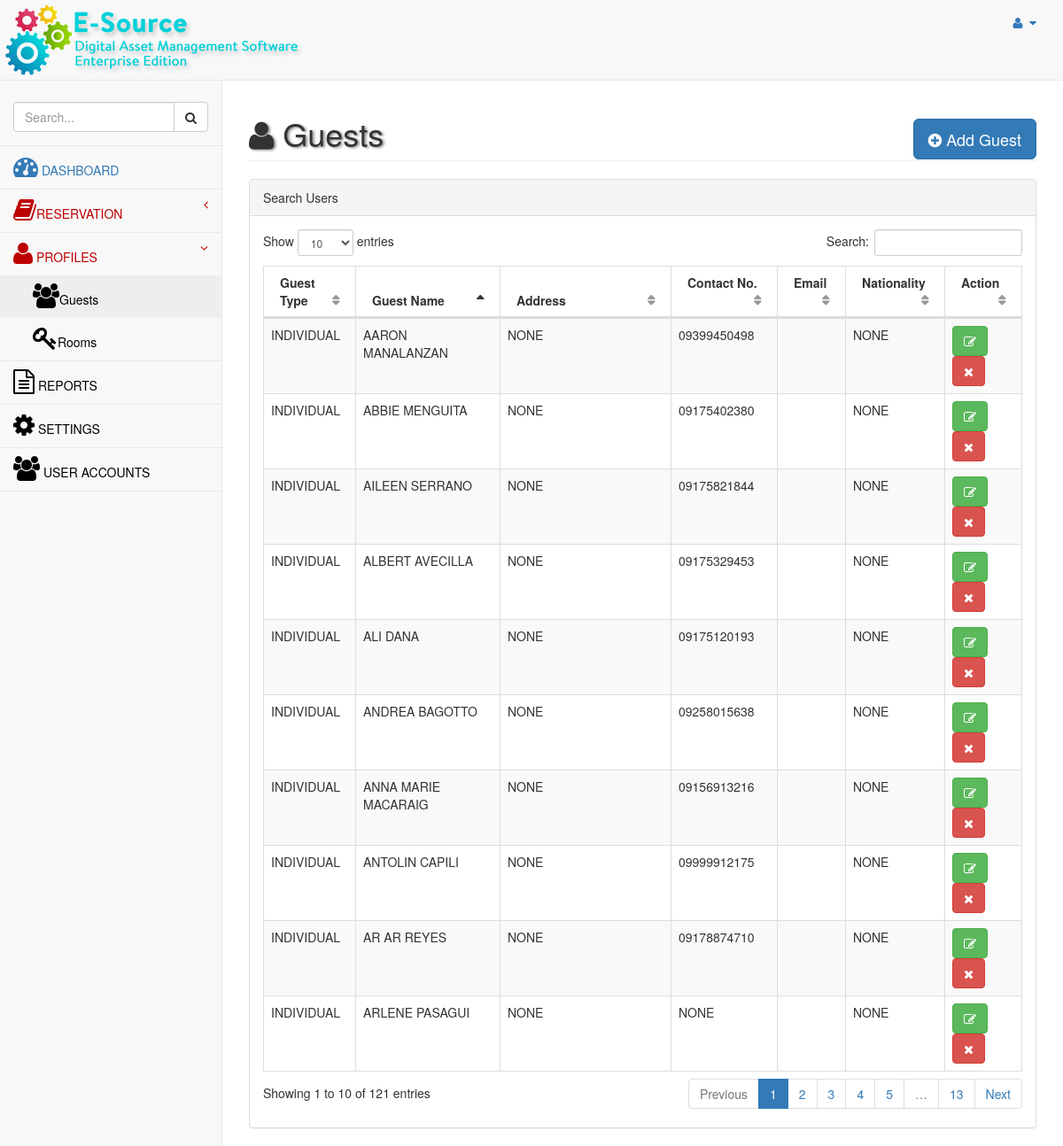
/admin/guests.php, run on the app's committed database.
### tables this page shows
CREATE TABLE `guest` (
  `guestID` int(11) NOT NULL AUTO_INCREMENT,
  `guestType` varchar(15) DEFAULT 'INDIVIDUAL',
  `guestName` varchar(100) DEFAULT NULL,
  `address` varchar(100) DEFAULT NULL,
  `contactNo` varchar(35) DEFAULT 'NONE',
  `eMail` varchar(50) DEFAULT 'NONE',
  `fb` varchar(50) DEFAULT 'NONE',
  `nationality` varchar(300) DEFAULT 'NONE',
  PRIMARY KEY (`guestID`)
);

### admin/include/functions.php (called while the page is built, shortened)
<?php
function selectListSQL($q){
	$conn = dbConnect();
	$stmt = $conn->prepare($q);
	$stmt->execute();
	$rows = $stmt->fetchAll();
	return $rows;
}
?>

### admin/guests.php (the view, shortened to what this page needs)
<?php
include('header.php');
?>
<div id="page-wrapper">
            <div class="row">
                <div class="col-lg-12">
                    <h1 class="page-header"><i class="fa fa-user fa-1x"></i> Guests
						<div class="pull-right">
								<button id="adduserbutton" class="btn btn-primary btn-lg" data-toggle="modal" data-target="#addUser">
									<i class="fa fa-plus-circle"></i> Add Guest
								</button>
                            </div></h1>
                </div>
            </div>
            <div class="row">
								<div class="col-lg-12">
								<div class="panel panel-default">
											<div class="panel-heading">
											   Search Users
											</div>
								<div class="panel-body">
												<div class="dataTable_wrapper">
													<table class="table table-striped table-bordered table-hover" id="dataTables-guest">
														<thead>
															<tr>
																<th>Guest Type</th>
																<th>Guest Name</th>
																<th>Address</th>
																<th>Contact No.</th>
																<th>Email</th>
																<th>Nationality</th>
																<th>Action</th>
															</tr>
														</thead>
					<?php
						include_once("include/functions.php");
						$userlist = selectListSQL("SELECT * FROM guest");
						foreach ($userlist as $rows => $link) {
							$uid = $link['userID'];
							$guesttype = $link['guestType'];
							$guestname = $link['guestName'];
							$address = $link['address'];
							$contactNo = $link['contactNo'];
							$email = $link['email'];
							$nationality = $link['nationality'];
							echo "<tr class='odd gradeX'>";
							echo "<td>$guesttype</td>";
							echo "<td>$guestname</td>";
							echo "<td>$address</td>";
							echo "<td>$contactNo</td>";
							echo "<td>$email</td>";
							echo "<td>$nationality</td>";
							echo "<td class='center'>
								<button class='btn btn-success' onClick='editemployee($uid)'  data-toggle='modal' data-target='#editUser'><i class='fa fa-edit'></i></button>
								<button class='btn btn-danger notification' id='notification' onClick='deleteuser($uid)'><i class='fa fa-times'></i></button>
							</td>";
							echo "</tr>";
						}
						?>
													</table>
												</div>
											</div>
											</div>
											</div>
											</div>
        </div>
    </div>
<?php
include('footer.php');
?>

### data on the page
guest: guestType "INDIVIDUAL", guestName "ALI DANA", address "NONE", contactNo "09175120193", nationality "NONE"
guest: guestType "INDIVIDUAL", guestName "AR AR REYES", address "NONE", contactNo "09178874710", nationality "NONE"
guest: guestType "INDIVIDUAL", guestName "ANNA MARIE MACARAIG", address "NONE", contactNo "09156913216", nationality "NONE"
guest: guestType "INDIVIDUAL", guestName "ALBERT AVECILLA", address "NONE", contactNo "09175329453", nationality "NONE"
guest: guestType "INDIVIDUAL", guestName "ANDREA BAGOTTO", address "NONE", contactNo "09258015638", nationality "NONE"
guest: guestType "INDIVIDUAL", guestName "AILEEN SERRANO", address "NONE", contactNo "09175821844", nationality "NONE"
guest: guestType "INDIVIDUAL", guestName "ANTOLIN CAPILI", address "NONE", contactNo "09999912175", nationality "NONE"
guest: guestType "INDIVIDUAL", guestName "ARLENE PASAGUI", address "NONE", contactNo "NONE", nationality "NONE"
guest: guestType "INDIVIDUAL", guestName "AARON MANALANZAN", address "NONE", contactNo "09399450498", nationality "NONE"
guest: guestType "INDIVIDUAL", guestName "ABBIE MENGUITA", address "NONE", contactNo "09175402380", nationality "NONE"
